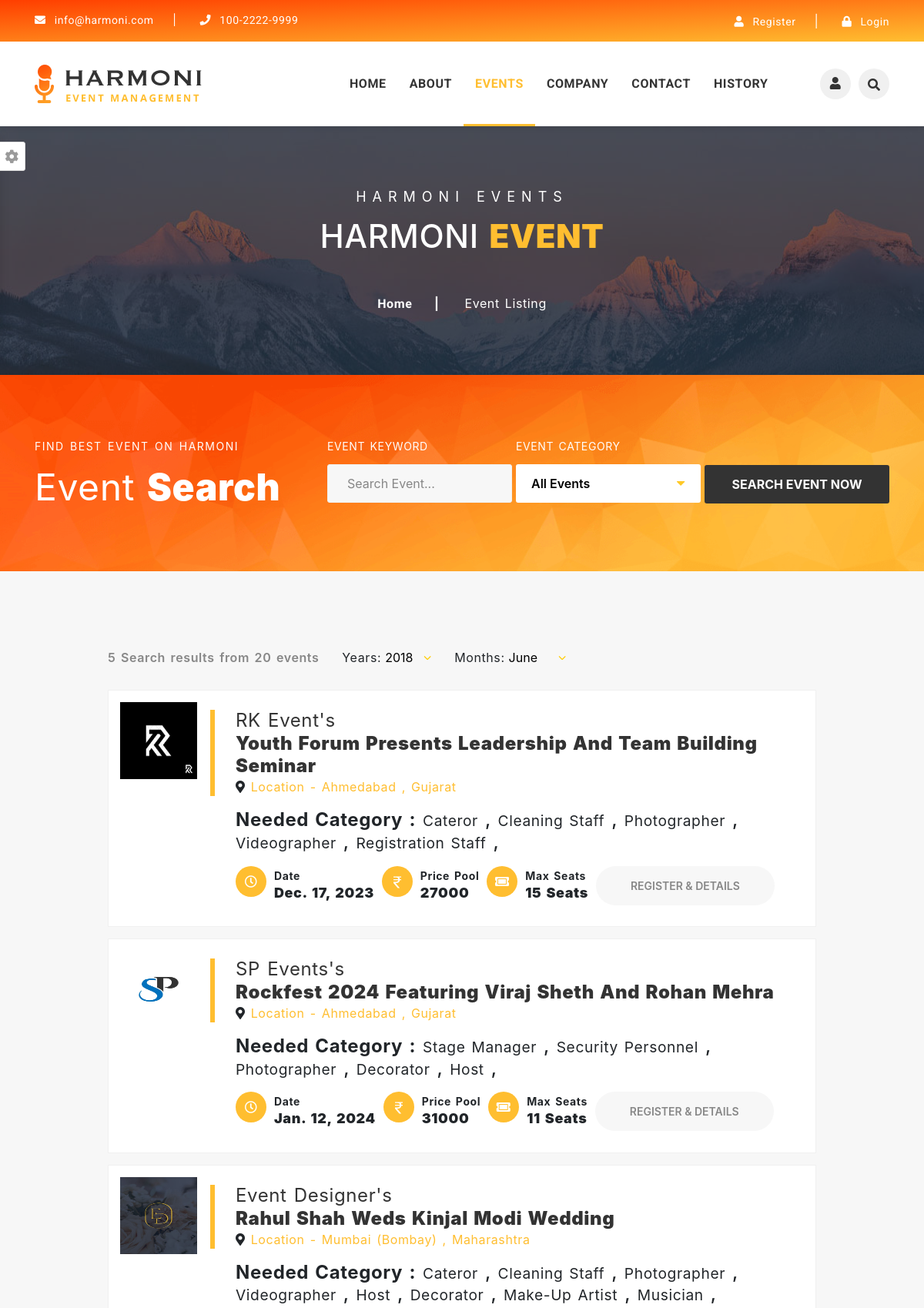
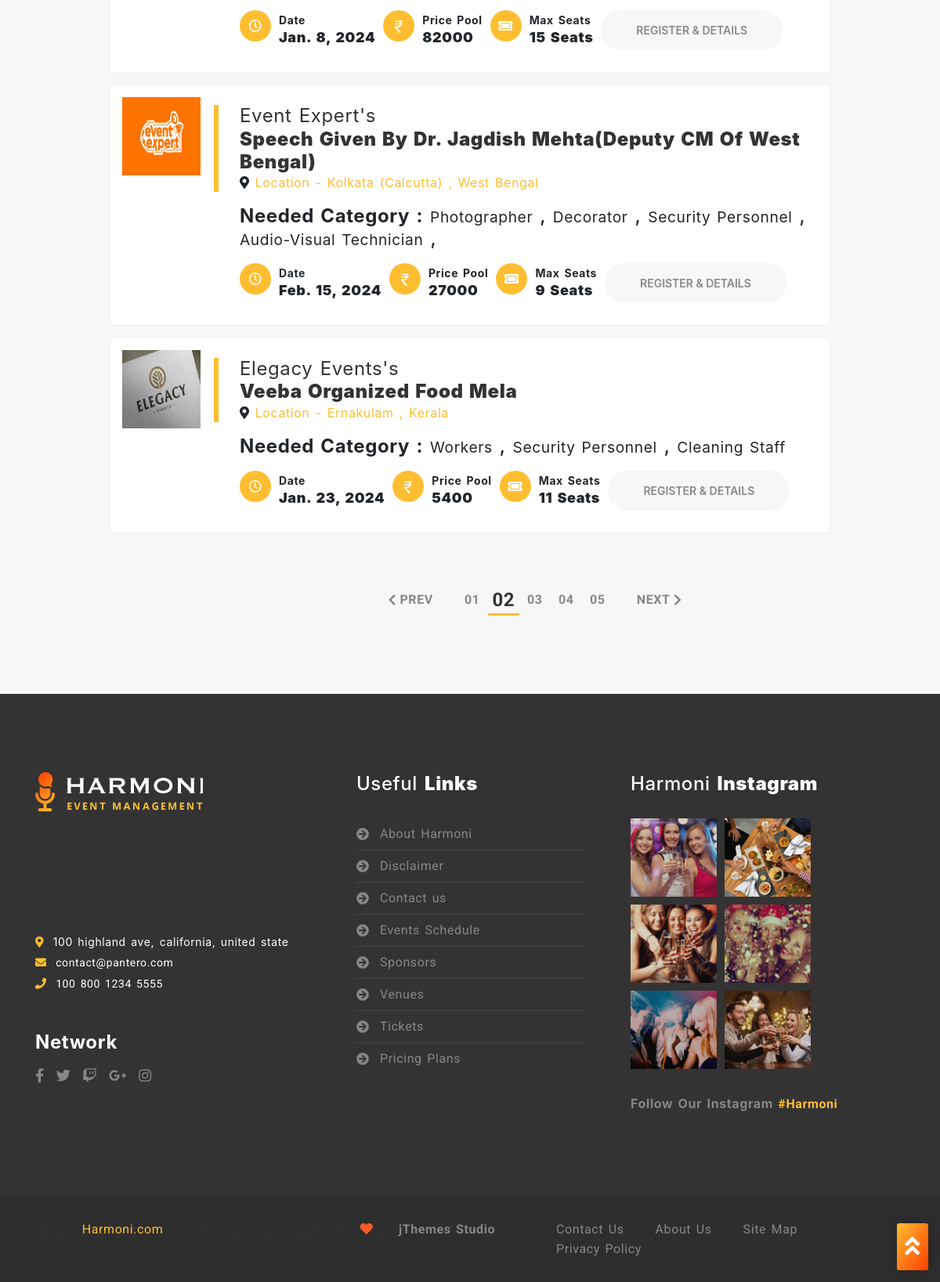
Screenshot of /event/ with the database file from the repository (2 pictures, top to bottom).
### event_data/models.py (models this page shows, shortened)
class Event(models.Model):
    event_name = models.CharField(max_length=255)
    description = RichTextField(null=True)
    start_datetime = models.DateTimeField(default = datetime.now)
    end_datetime = models.DateTimeField(default=datetime.now)
    total_workhand = models.IntegerField(default=11)
    total_price = models.IntegerField(null=True)
    street_address = models.CharField(max_length=250)
    city_id = models.ForeignKey('City', on_delete=models.CASCADE)
    state_id = models.ForeignKey('State' , on_delete=models.CASCADE)
    event_category_id = models.ForeignKey('Event_category',on_delete=models.CASCADE,default=False)
    event_subcategory_id = models.ForeignKey('Event_subcategory',on_delete=models.CASCADE,null=True)
    company_id = models.ForeignKey('company',on_delete=models.CASCADE,default=False)
    slug = models.SlugField(unique = True , null=True , blank=True , max_length=100) #if any issue with slug try blank=true

class Company(models.Model):
    name = models.CharField(max_length=255)
    email = models.EmailField()
    contact_number = models.CharField(max_length=12)
    street_address = models.CharField(max_length=200)
    city_id = models.ForeignKey('City', on_delete=models.CASCADE)
    state_id = models.ForeignKey('State' , on_delete=models.CASCADE)
    companyLogo_path = models.ImageField(default='default.jpg' , upload_to = 'company_img/')
    description = models.TextField(default=None)
    User_id = models.ForeignKey('auth.User', on_delete=models.CASCADE)

class City(models.Model):
    city_name = models.CharField(max_length=255)
    state_id = models.ForeignKey('State' ,  on_delete=models.CASCADE)
    def __str__(self):
        return self.city_name

class State(models.Model):
    state_name = models.CharField(max_length=255)
    def __str__(self):
        return self.state_name

class Event_workhand(models.Model):
    Workhand_category_id = models.ForeignKey('Workhand_category' , on_delete=models.CASCADE)
    number_of_workhand = models.IntegerField(default=11)
    price = models.DecimalField(max_digits=10, decimal_places=2 , default = None)
    event_id = models.ForeignKey('Event' , on_delete=models.CASCADE)

class Workhand_category(models.Model):
    workhand_category_name = models.CharField(max_length=50)
    def __str__(self):
        return self.workhand_category_name

### EventManagement/views.py (the view)
# urls.py: path('event/',views.event , name="event"),
def event(request):
    active = "event"
    events = Event.objects.all()
    Event_subcategory_obj = Event_subcategory.objects.all().order_by()
    Event_workhand_obj = Event_workhand.objects.all()
    context={
        'active' : active,
        'events' : events,
        'Event_subcategory' : Event_subcategory_obj,
        'Event_Workhand' : Event_workhand_obj,
    }
    return render(request , 'user/event.html',context)

### templates/user/event.html (shortened to what this page needs)
{% extends 'user/base.html' %}
{% load static %}
{% block content %}
		<section id="breadcrumb-section" class="breadcrumb-section clearfix">
			<div class="jarallax" style="background-image: url('{% static 'assets/images/breadcrumb/0.breadcrumb-bg.jpg' %}');">
				<div class="overlay-black">
					<div class="container">
						<div class="row justify-content-center">
							<div class="col-lg-6 col-md-12 col-sm-12">
								<div class="breadcrumb-title text-center mb-50">
									<span class="sub-title">harmoni events</span>
									<h2 class="big-title">harmoni <strong>event</strong></h2>
								</div>
								<div class="breadcrumb-list">
									<ul>
										<li class="breadcrumb-item"><a href="{% url 'index' %}" class="breadcrumb-link">Home</a></li>
										<li class="breadcrumb-item active" aria-current="page">event listing</li>
									</ul>
								</div>
							</div>
						</div>
					</div>
				</div>
			</div>
		</section>
		<section id="event-search-section" class="event-search-section clearfix" style="background-image: url('{% static 'assets/images/special-offer-bg.png' %}');">
			<div class="container">
				<div class="row">
					<div class="col-lg-4 col-md-12 col-sm-12">
						<div class="section-title">
							<small class="sub-title">Find best event on Harmoni</small>
							<h2 class="big-title">event <strong>Search</strong></h2>
						</div>
					</div>
					<div class="col-lg-8 col-md-12 col-sm-12">
						<div class="search-form form-wrapper">
							<form action="{% url 'search_event' %}" method="POST">
								<ul>
									<li>
										<span class="title">event keyword</span>
										<div class="form-item">
											<input type="search" name="keyword" placeholder="Search Event...">
										</div>
									</li>
									<li>
										<span class="title">event category</span>
										<select id="event-category-select" name="search">
										<option value="all" selected>All Events</option>
										</select>
									</li>
									<li>
										<button type="submit" class="submit-btn">search event now</button>
									</li>
								</ul>
							</form>
						</div>
					</div>
				</div>
			</div>
		</section>
		<section id="event-section" class="event-section bg-gray-light sec-ptb-100 clearfix">
			<div class="container">
				<div class="row justify-content-center">
					<div class="col-lg-10 col-md-12 col-sm-12">
						<div class="search-result-form">
							<form action="#!">
								<ul>
									<li>
										<span class="result-text">5 Search results from 20 events</span>
									</li>
									<li>
										<label for="year-select">Years:</label>
										<select id="year-select">
											<option selected="">2018</option>
										</select>
									</li>
									<li>
										<label for="munth-select">Months:</label>
										<select id="munth-select">
											<option selected="">June</option>
										</select>
									</li>
								</ul>
							</form>
						</div>
						<div class="tab-content">
							<div id="list-style" class="tab-pane fade in active show">
								{% if events %}
									{% for i in events %}
									<form action="/event-details/{{i.slug}}" method='POST'>
									<div class="event-list-item clearfix1">
										<div class="event-image" style="padding-left:-10%;width: 250px;margin-right: -10;margin-right:-30;margin-right: -100px;">
											<img src="{{i.company_id.companyLogo_path.url}}" alt="Image_not_found" style="width:40%;height:40%" loading="lazy">
										</div>
										<div class="event-content">
											<div class="event-title mb-15">
												<h3 class="title">
													{{i.company_id.name}}'s <br> <strong>{{i.event_name}}</strong>
												</h3>
												<i class="fas fa-map-marker-alt"></i>
												<span class="ticket-price yellow-color">Location - {{i.city_id}} , {{i.state_id}}</span>
											</div>
											<p class="discription-text mb-20 info-content">
												<h4><strong> Needed Category : </strong>
												{% for workhand in Event_Workhand %}
													{% if workhand.event_id.id == i.id %}
														<small class="info-content">{{workhand.Workhand_category_id}}</small>
														{% if not forloop.last %},{% endif %}
													{% endif %}
												{% endfor %}
												</h4>
											</p>
											<div class="event-info-list ul-li clearfix">
												<ul>
													<li>
														<span class="icon">
															<i class="far fa-clock"></i>
														</span>
														<div class="info-content">
															<small>Date</small>
															<h3>{{i.start_datetime | date}}</h3>
														</div>
													</li>
													<li>
														<span class="icon">
														</span>
														<div class="info-content">
															<small>Price Pool</small>
															<h3>{{i.total_price}}</h3>
														</div>
													</li>
													<li>
														<span class="icon">
															<i class="fas fa-ticket-alt"></i>
														</span>
														<div class="info-content">
															<small>Max Seats</small>
															<h3>{{i.total_workhand}} seats</h3>
														</div>
													</li>
													<li>
														<button href="" type="submit" class="tickets-details-btn">
															Register & details
														</button>
													</li>
												</ul>
											</div>
										</div>
									</div>
									</form>
									{% endfor %}
								{% endif %}
								<div class="pagination ul-li clearfix">
									<ul>
										<li class="page-item prev-item">
											<a class="page-link" href="#!">Prev</a>
										</li>
										<li class="page-item"><a class="page-link" href="#!">01</a></li>
										<li class="page-item active"><a class="page-link" href="#!">02</a></li>
										<li class="page-item"><a class="page-link" href="#!">03</a></li>
										<li class="page-item"><a class="page-link" href="#!">04</a></li>
										<li class="page-item"><a class="page-link" href="#!">05</a></li>
										<li class="page-item next-item">
											<a class="page-link" href="#!">Next</a>
										</li>
									</ul>
								</div>
							</div>
						</div>
					</div>
				</div>
			</div>
		</section>
{% endblock content %}

### static/assets/css/colors/default.css (style rules this page uses)
.section-title .line-style, .event-section .event-tab-menu .nav li a:before, .pagination ul .page-item.active .page-link:after, .slide-section .owl-theme .owl-dots .owl-dot:after, .homepage3 .event-expertise-section .link-btn a:hover, .sidebar-section .location-wrapper .title-wrapper .icon, .main-carousel2 .item .slider-content .details-btn:hover, .event-gallery-section .filters-button-group .button:after, .testimonial5-section .owl-theme .owl-dots .owl-dot:hover span, .sidebar-section .location-wrapper .contact-links ul li a .icon, .testimonial5-section .owl-theme .owl-dots .owl-dot.active span, .event-section .event-list-item .event-content .event-title:after, .event-section .event-grid-item .event-content .event-title:after, .event-details-section .event-details .event-info-list ul li .icon, .our-management-section .management-item .item-title .title-text:after, .default-header-section .header-bottom .menu-item-list > ul > li:before, .event-details-section .event-schedule .schedule-date-menu > li > .active, .event-section .tab-content .event-item .event-content .event-title:after, .event-section .tab-content .event-item2 .event-content .event-title:after, .event-section .event-list-item .event-content .event-info-list ul li .icon, .event-section .event-grid-item .event-content .event-post-meta ul li .icon, .sticky-header-section .header-bottom .user-search-btn-group ul li:hover > a, .event-details-section .event-schedule .tab-content .hotal-menu > li > .active, .upcomming-event-section3 .comming-event-item .event-content .details-btn:hover, .upcomming-event-section2 .comming-event-item .event-content .details-btn:hover, .sticky-header-section .header-bottom .user-search-btn-group ul li:hover > button, .default-header-section .header-bottom .user-search-btn-group ul li:hover > a, .default-header-section .header-bottom .user-search-btn-group ul li:hover > button, .scrolltop-fixed-header-section .header-bottom .user-search-btn-group ul li:hover > a, .scrolltop-fixed-header-section .header-bottom .user-search-btn-group ul li:hover > button, .event-section .tab-content .event-item2 .event-content .event-post-meta ul li .icon, .slide-section .main-carousel1 .item .slider-item-content .link-groups .start-btn:hover, .upcomming-event-section3 .comming-event-item .event-content .event-info-list ul li .icon, .upcomming-event-section2 .comming-event-item .event-content .event-info-list ul li .icon, .awesome-event-section .tab-content .featured-event .event-content .event-post-meta ul li .icon, .service-section .service-wrapper .service-item .service-content .service-type-list ul li .icon, .upcomming-event-section .upcomming-event-carousel .item .event-item .event-content .event-title:before, .award-section .awaed-item-area .awaed-wrapper .awaed-item .awaed-content .awaed-title .awaed-date:before, .event-details-section .event-schedule .tab-content .tab-content .tab-pane .hall-item .hall-content .event-info-list ul li .icon { background: #ffbe30!important; }
.post-date, .tickets-details-btn:before, .map-section .address-wrapper, .tab-nav::-webkit-scrollbar-thumb, .default-sponsor-section ul li a:before, .absolute-sponsor-section ul li a:before, .about-section2 .services-list ul li a:before, .absolute-sponsor-section ul li:hover a:before, .about-section2 .services-list ul li a .icon i, .service-section .service-wrapper > ul > li a:before, .service-section .service-wrapper > ul > li a .icon i, .our-management-section .owl-theme .owl-dots .active span, .about-section .about-item-wrapper ul li .about-item:before, .about-section .about-item-wrapper ul li .about-item .icon i, .our-management-section .management-service-carousel .item a:before, .our-management-section .management-service-carousel .item a .icon i, .event-details-section .register-wrapper .register-table ul .rt-header, .speaker-section .speaker-carousel .slider-nav .item .item-content:before, .sticky-header-section .header-bottom .menu-item-list > ul > li > a:before, .booking-section .booking-content-wrapper .order-summary-table .table .tfooter, .partners-clients-section .partners-wrapper .partners-carousel .item ul li a:before { background: linear-gradient(to bottom right, #ffbe30 , #ff3e00)!important; }

### rows the page displays
Event: company_id.companyLogo_path (picture), company_id.name "RK Event", event_name "Youth Forum Presents Leadership And Team Building Seminar", city_id "Ahmedabad", state_id "Gujarat", start_datetime "Dec. 17, 2023", total_price "27000", total_workhand "15"
Event_workhand: Workhand_category_id "Cateror"
Event_workhand: Workhand_category_id "Cleaning Staff"
Event_workhand: Workhand_category_id "Photographer"
Event_workhand: Workhand_category_id "Videographer"
Event_workhand: Workhand_category_id "Registration Staff"
Event: company_id.companyLogo_path (picture), company_id.name "SP Events", event_name "Rockfest 2024 Featuring Viraj Sheth And Rohan Mehra", city_id "Ahmedabad", state_id "Gujarat", start_datetime "Jan. 12, 2024", total_price "31000", total_workhand "11"
Event_workhand: Workhand_category_id "Stage Manager"
Event_workhand: Workhand_category_id "Security Personnel"
Event_workhand: Workhand_category_id "Photographer"
Event_workhand: Workhand_category_id "Decorator"
Event_workhand: Workhand_category_id "Host"
Event: company_id.companyLogo_path (picture), company_id.name "Event Designer", event_name "Rahul Shah Weds Kinjal Modi Wedding", city_id "Mumbai (Bombay)", state_id "Maharashtra", start_datetime "Jan. 8, 2024", total_price "82000", total_workhand "15"
Event_workhand: Workhand_category_id "Cateror"
Event_workhand: Workhand_category_id "Cleaning Staff"
Event_workhand: Workhand_category_id "Photographer"
Event_workhand: Workhand_category_id "Videographer"
Event_workhand: Workhand_category_id "Host"
Event_workhand: Workhand_category_id "Decorator"
Event_workhand: Workhand_category_id "Make-Up Artist"
Event_workhand: Workhand_category_id "Musician"
Event: company_id.companyLogo_path (picture), company_id.name "Event Expert", event_name "Speech Given By Dr. Jagdish Mehta(Deputy CM Of West Bengal)", city_id "Kolkata (Calcutta)", state_id "West Bengal", start_datetime "Feb. 15, 2024", total_price "27000", total_workhand "9"
Event_workhand: Workhand_category_id "Photographer"
Event_workhand: Workhand_category_id "Decorator"
Event_workhand: Workhand_category_id "Security Personnel"
Event_workhand: Workhand_category_id "Audio-Visual Technician"
Event: company_id.companyLogo_path (picture), company_id.name "Elegacy Events", event_name "Veeba Organized Food Mela", city_id "Ernakulam", state_id "Kerala", start_datetime "Jan. 23, 2024", total_price "5400", total_workhand "11"
Event_workhand: Workhand_category_id "Workers"
Event_workhand: Workhand_category_id "Security Personnel"
Event_workhand: Workhand_category_id "Cleaning Staff"
